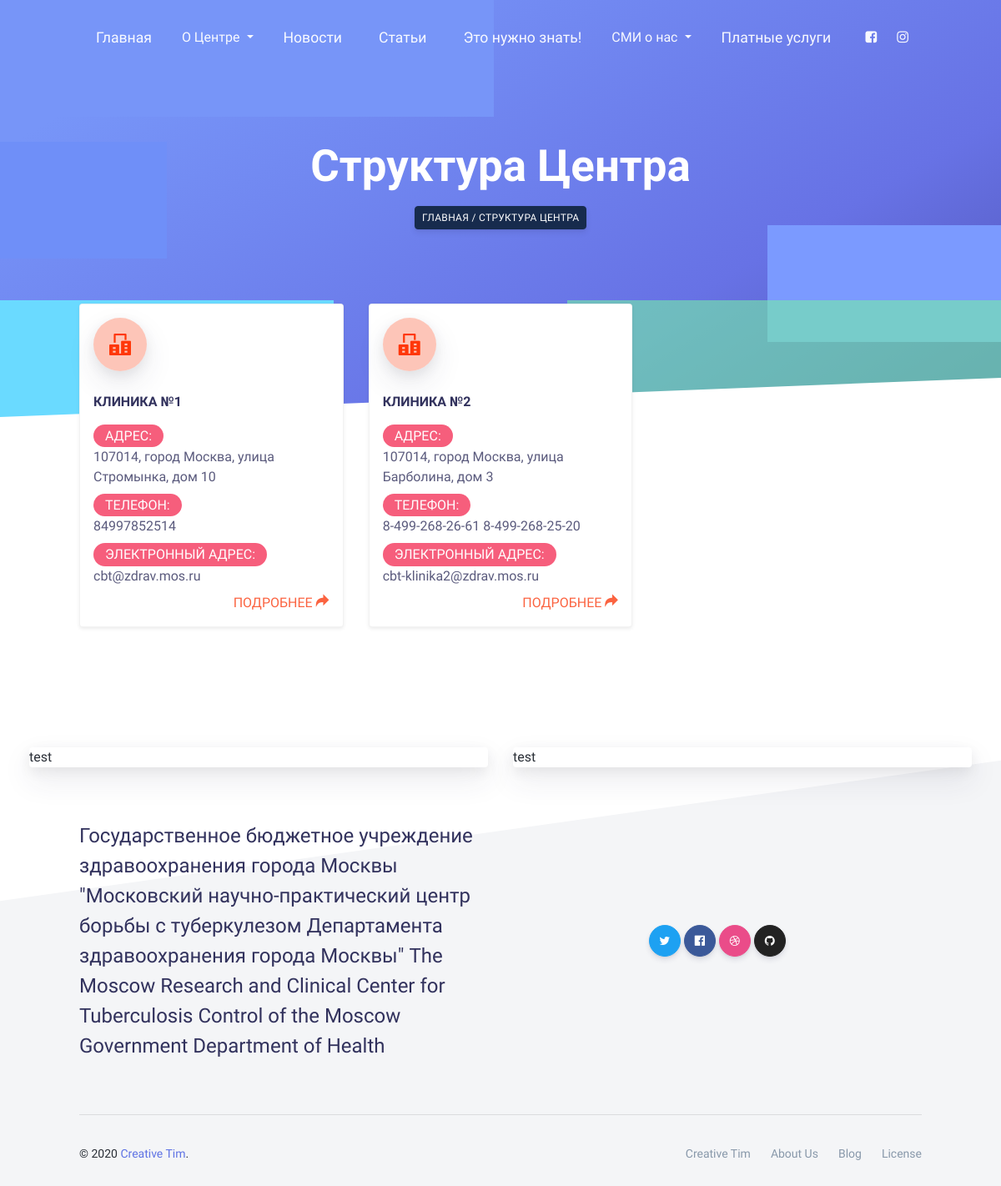
Page /structure/ on the earlier database version.
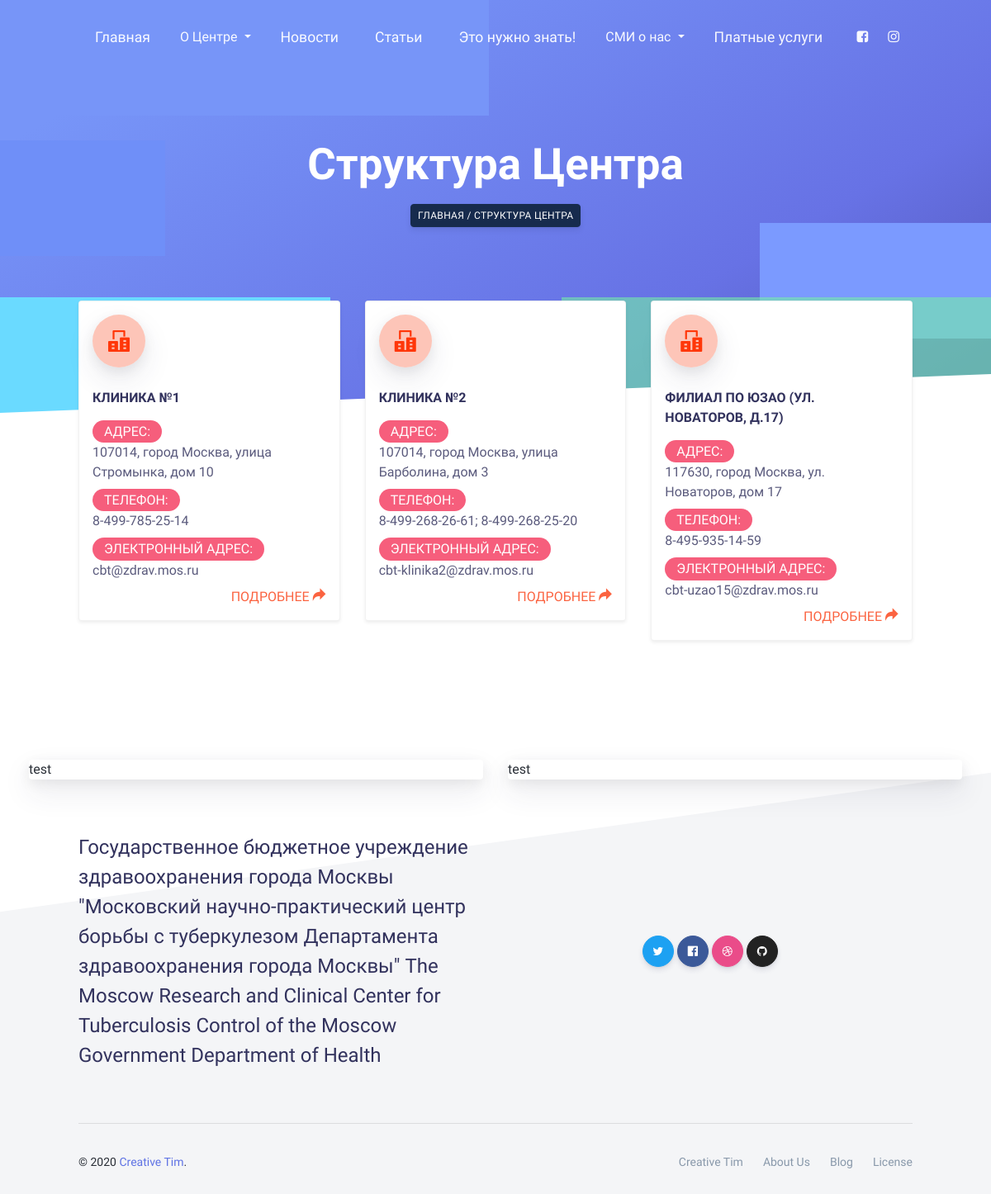
Same page on the later database version.
### structure/models.py (models this page shows, shortened)
class Branches(models.Model):
    name = models.CharField(max_length=250, verbose_name='Наименование')
    address = RichTextUploadingField(blank=True, verbose_name='Адрес')
    phones = RichTextUploadingField(verbose_name='Телефоны')
    email = models.EmailField(verbose_name='E-mail')
    content = RichTextUploadingField(blank=True, verbose_name='Контент')
    def get_absolute_url(self):
        return reverse('view_branch', kwargs={"branch_id": self.pk})
    class Meta:
        verbose_name = 'Филиал'
        verbose_name_plural = 'Филиалы'

### structure/views.py (the view)
def index(request):
    branches = Branches.objects.all()
    context = {
        'branches': branches,
        'title': 'Структура Центра',
    }
    return render(request, 'structure/index.html', context=context)

### structure/templates/structure/index.html (shortened to what this page needs)
{% extends 'base.html' %}
{% block content %}
{% include 'inc/_headlist.html' %}
       <section class="section">
      <div class="container">
        <div class="mt--200">
        <div class="row">
            {% for i in branches %}
                <div class="col-md-4">
                    <div class="card shadow-sm py-3 px-3 info">
                        <div class="icon icon-lg icon-shape icon-shape-warning shadow rounded-circle">
                            <i class="ni ni-building"></i>
                        </div>
                        <h6 class="info-title text-uppercase text-dangerq">{{ i.name}}</h6>
                        <div class="description opacity-8">
                            <span class="badge badge-pill badge-danger text-uppercase">Адрес:</span>
                            <h6>{{ i.address}}</h6>
                            <span class="badge badge-pill badge-danger text-uppercase">Телефон:</span><br>
                            <h6>{{ i.phones }}</h6>
                            <span class="badge badge-pill badge-danger text-uppercase">Электронный адрес:</span>
                            <h6>{{ i.email}}</h6>
                        </div>
                        <a href="{{ i.get_absolute_url }}" class="text-right text-warning">ПОДРОБНЕЕ
                            <i class="ni ni-curved-next text-warning"></i>
                        </a>
                    </div>
                </div>
            {% endfor %}
        </div>
        </div>
      </div>
    </section>
{% endblock %}

### templates/base.html (shortened to what this page needs)
{% load static %}
<!doctype html>
<html lang="ru">
<head>
  <link href="https://use.fontawesome.com/releases/v5.0.6/css/all.css" rel="stylesheet">
  <link href="{% static 'assets/css/nucleo-icons.css'%}" rel="stylesheet" />
  <link href="{% static 'assets/css/nucleo-svg.css'%}" rel="stylesheet" />
  <link href="{% static 'assets/css/font-awesome.css'%}" rel="stylesheet" />
  <link href="{% static 'assets/css/nucleo-svg.css'%}" rel="stylesheet" />
  <link rel="stylesheet" href="https://cdnjs.cloudflare.com/ajax/libs/normalize/5.0.0/normalize.min.css">
  <link rel="stylesheet" href="https://unpkg.com/aos@2.3.0/dist/aos.css">
  <link rel="stylesheet" href="https://cdnjs.cloudflare.com/ajax/libs/OwlCarousel2/2.3.4/assets/owl.carousel.min.css">
  <link rel="stylesheet" href="https://cdnjs.cloudflare.com/ajax/libs/OwlCarousel2/2.3.4/assets/owl.theme.default.min.css">
  <link rel="stylesheet" href="https://cdnjs.cloudflare.com/ajax/libs/fancybox/3.5.7/jquery.fancybox.min.css">
  <link href="{% static 'assets/css/argon-design-system.css'%}" rel="stylesheet" />
  <link href="{% static 'assets/css/main.css'%}" rel="stylesheet" />
</head>
<body class="index-page">
    {% include 'inc/_navbar.html' %}
    {% autoescape off %}
{% block content %}
{% endblock %}
    {% endautoescape %}
    <footer class="footer has-cards">
    <div class="container container-lg">
      <div class="row">
        <div class="col-md-6 mb-5 mb-md-0">
          <div class="card card-lift--hover shadow border-0">
            test
          </div>
        </div>
        <div class="col-md-6 mb-5 mb-lg-0">
          <div class="card card-lift--hover shadow border-0">
            test
          </div>
        </div>
      </div>
    </div>
    <div class="container">
      <div class="row row-grid align-items-center my-md">
        <div class="col-lg-6">
          <h4 class="mb-0 font-weight-light">Государственное бюджетное учреждение здравоохранения города Москвы "Московский научно-практический центр борьбы с туберкулезом Департамента здравоохранения города Москвы"
The Moscow Research and Clinical Center for Tuberculosis Control of the Moscow Government Department of Health</h4>
        </div>
        <div class="col-lg-6 text-lg-center btn-wrapper">
          <button target="_blank" href="https://twitter.com/creativetim" rel="nofollow" class="btn btn-icon-only btn-twitter rounded-circle" data-toggle="tooltip" data-original-title="Follow us">
            <span class="btn-inner--icon"><i class="fa fa-twitter"></i></span>
          </button>
          <button target="_blank" href="https://www.facebook.com/CreativeTim/" rel="nofollow" class="btn-icon-only rounded-circle btn btn-facebook" data-toggle="tooltip" data-original-title="Like us">
            <span class="btn-inner--icon"><i class="fab fa-facebook"></i></span>
          </button>
          <button target="_blank" href="https://dribbble.com/creativetim" rel="nofollow" class="btn btn-icon-only btn-dribbble rounded-circle" data-toggle="tooltip" data-original-title="Follow us">
            <span class="btn-inner--icon"><i class="fa fa-dribbble"></i></span>
          </button>
          <button target="_blank" href="https://github.com/creativetimofficial" rel="nofollow" class="btn btn-icon-only btn-github rounded-circle" data-toggle="tooltip" data-original-title="Star on Github">
            <span class="btn-inner--icon"><i class="fa fa-github"></i></span>
          </button>
        </div>
      </div>
      <hr>
      <div class="row align-items-center justify-content-md-between">
        <div class="col-md-6">
          <div class="copyright">
            &copy; 2020 <a href="" target="_blank">Creative Tim</a>.
          </div>
        </div>
        <div class="col-md-6">
          <ul class="nav nav-footer justify-content-end">
            <li class="nav-item">
              <a href="" class="nav-link" target="_blank">Creative Tim</a>
            </li>
            <li class="nav-item">
              <a href="" class="nav-link" target="_blank">About Us</a>
            </li>
            <li class="nav-item">
              <a href="" class="nav-link" target="_blank">Blog</a>
            </li>
            <li class="nav-item">
              <a href="" class="nav-link" target="_blank">License</a>
            </li>
          </ul>
        </div>
      </div>
    </div>
  </footer>
</body>
</html>

### templates/inc/_navbar.html (shortened to what this page needs)
  <nav id="navbar-main" class="navbar navbar-main navbar-expand-lg navbar-transparent navbar-light headroom">
    <div class="container">
      <div class="navbar-collapse collapse" id="navbar_global">
        <ul class="navbar-nav navbar-nav-hover align-items-lg-center">
            <li class="nav-item">
            <a href="/" class="nav-link" role="button">
              <span class="nav-link-inner--text">Главная</span>
            </a>
          </li>
          <li class="nav-item dropdown">
            <a class="nav-link nav-link-icon dropdown-toggle" href="javascript:" id="navbar-default_dropdown_1" role="button" data-toggle="dropdown" aria-haspopup="true" aria-expanded="false">
              <span class="nav-link-inner--text">О Центре</span>
            </a>
          </li>
          <li class="nav-item">
            <a href="{% url 'news' %}" class="nav-link" role="button">
              <span class="nav-link-inner--text">Новости</span>
            </a>
          </li>
          <li class="nav-item">
            <a href="{% url 'articles' %}" class="nav-link" role="button">
              <span class="nav-link-inner--text">Статьи</span>
            </a>
          </li>
          <li class="nav-item">
            <a href="{% url 'need-to-know' %}" class="nav-link" role="button">
              <span class="nav-link-inner--text">Это нужно знать!</span>
            </a>
          </li>
          <li class="nav-item dropdown">
            <a class="nav-link nav-link-icon dropdown-toggle" href="javascript:;" id="navbar-default_dropdown_1" role="button" data-toggle="dropdown" aria-haspopup="true" aria-expanded="false">
              <span class="nav-link-inner--text">СМИ о нас</span>
            </a>
          </li>
          <li class="nav-item">
            <a href="#" class="nav-link" data-toggle="dropdown" href="#" role="button">
              <span class="nav-link-inner--text">Платные услуги</span>
            </a>
          </li>
        </ul>
        <ul class="navbar-nav align-items-lg-center ml-lg-auto">
          <li class="nav-item">
            <a class="nav-link nav-link-icon" href="https://www.facebook.com/CreativeTim/" target="_blank" data-toggle="tooltip" title="Like us on Facebook">
              <i class="fa fa-facebook-square"></i>
            </a>
          </li>
          <li class="nav-item">
            <a class="nav-link nav-link-icon" href="https://www.instagram.com/creativetimofficial" target="_blank" data-toggle="tooltip" title="Follow us on Instagram">
              <i class="fa fa-instagram"></i>
            </a>
          </li>
        </ul>
      </div>
    </div>
  </nav>

### templates/inc/_headlist.html (shortened to what this page needs)
<div class="wrapper">
    <div class="section section-hero section-shaped">
      <div class="shape shape-style-3 shape-default">
        <span class="span-150"></span>
        <span class="span-50"></span>
        <span class="span-50"></span>
        <span class="span-75"></span>
      </div>
      <div class="page-header">
        <div class="container shape-container d-flex align-items-center py-lg">
          <div class="col px-0">
            <div class="row align-items-center justify-content-center">
              <div class="col-lg-6 text-center">
                <h1 class="text-white display-1">{{ title }}</h1>
                       {% if request.path != "/" %}
                         <button type="button" class="btn btn-sm btn-default btn-tooltip" data-toggle="tooltip"
                                 data-placement="top" title="Tooltip on top" data-container="body" data-animation="true">
                         Главная / {{ title }}
                         </button>
                       {% endif %}
              </div>
            </div>
          </div>
        </div>
      </div>
      <div class="separator separator-bottom separator-skew zindex-100">
      </div>
    </div>
</div>

### static/assets/css/nucleo-svg.css (style rules this page uses)
.icon { display: inline-block; color: #111111; height: 1em; width: 1em; }
.icon-lg { height: 1.6em; width: 1.6em; }
.icon { fill: currentColor; stroke: none; }

### static/assets/css/main.css (style rules this page uses)
.badge { font-size: 16px !important; }

Differences in the rows shown:
changed Branches "КЛИНИКА №1": phones "84997852514" → "8-499-785-25-14"
changed Branches "КЛИНИКА №2": phones "8-499-268-26-61 8-499-268-25-20" → "8-499-268-26-61; 8-499-268-25-20"
added Branches: name "ФИЛИАЛ ПО ЮЗАО (УЛ. НОВАТОРОВ, Д.17)", address "117630, город Москва, ул. Новаторов, дом 17", phones "8-495-935-14-59", email "cbt-uzao15@zdrav.mos.ru"
